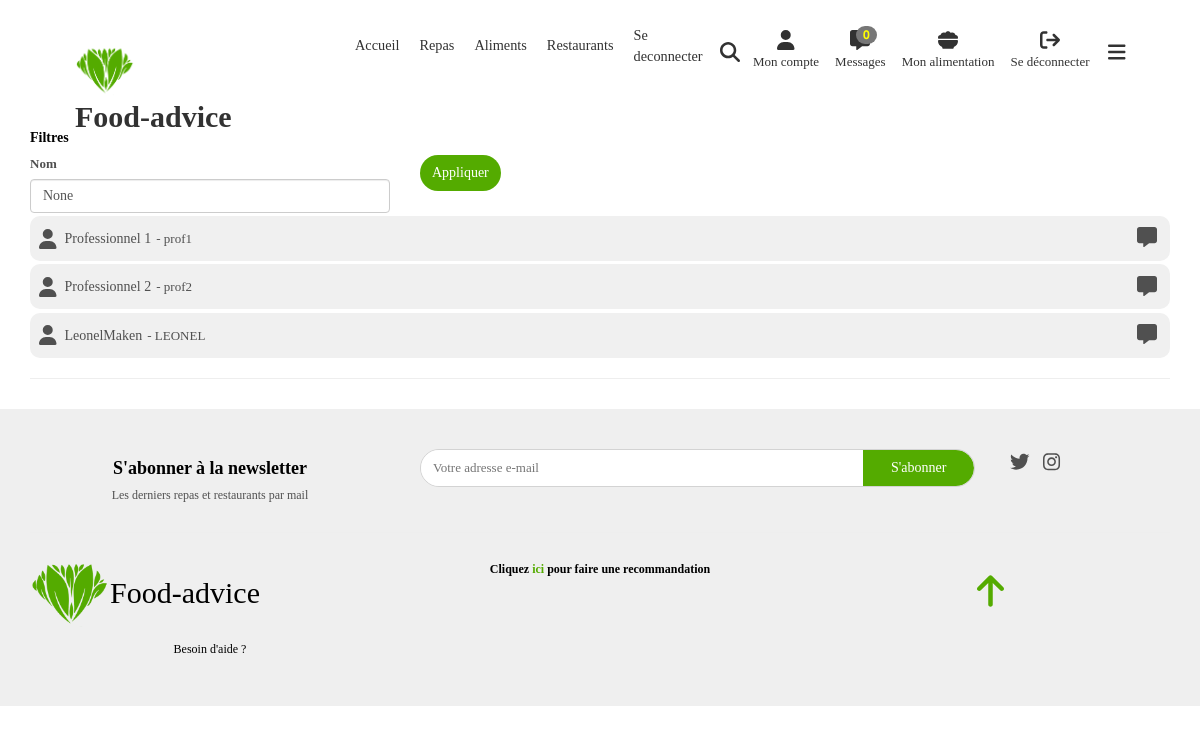
The app's page /professionnels (signed in) with its own data.
### app/models.py (models this page shows, shortened)
class Contributeur(models.Model):
    nom = models.CharField(max_length=50, verbose_name="Nom complet")
    nomUtilisateur = models.CharField(max_length=30, verbose_name="Nom d'utilisateur", unique=True)
    motDePasse = models.CharField(max_length=255, verbose_name="Mot de passe")
    email = models.CharField(max_length=255, null=True, blank=True, verbose_name="Adresse email")
    professionnelSante = models.BooleanField(default=False, verbose_name="Professionnel de la santé")
    """
        Retourne les contributeurs professionels
    """
    @staticmethod
    def professionnels():
        return Contributeur.objects.filter(professionnelSante=True)
    """
        Nombre total de messages non lus par le contributeur, toutes les conversations confonfues
    """

### app/views_account.py (the view)
# urls.py: path("professionnels", views_account.professionalsList, name="professionals-list"),
def professionalsList(request):
    nom = request_get(request, "nom")
    if nom != None:
        professionnels = Contributeur.objects.filter(professionnelSante=True, nom__contains=nom)
    else:
        professionnels = Contributeur.professionnels
    return render(request,template_name="account/professionals-list.html", context={
        "professionnels":professionnels,
        "nom": nom
    })

### app/custom_tags_filters.py (called while the page is built)
@register.simple_tag
def css(filePath):
    return mark_safe('<link rel="stylesheet" type="text/css" href="'+settings.STATIC_URL+filePath+'"/>')

@register.simple_tag
def js(filePath):
    return mark_safe('<script type="text/javascript" src="'+settings.STATIC_URL+filePath+'"></script>')

### app/user_session.py (called while the page is built)
def isUserConnected(session):
    return session.__contains__("user_id")

def getUser(session):
    if isUserConnected(session):
        try:
            return Contributeur.objects.get(id=session["user_id"])
        except Contributeur.DoesNotExist:
            disconnectUser(session)
            return None
    else:
        return None

### app/views.py (called while the page is built)
def request_get(request, key):
    return  request.POST.get(key) if request.method == "POST" else request.GET.get(key)

### context_processors.py (called while the page is built)
def globals(request):
    return {
        'appUser':getUser(request.session)
    }

### templates/account/professionals-list.html (shortened to what this page needs)
{% extends 'base.html' %}
{% block body %}
<div class="container mt-2" id="list">
    <h5 class="title">Filtres</h5>
    <div id="filtres" class="row">
        <div class="col-12 col-md-4">
            <label>Nom </label>
            <input type="text" id="filtre-nom"class="form-control"placeholder="Nom du professionnel" value="{{ nom }}">
        </div>
        <div class="col-12 col-md-1 d-flex align-items-end">
            <button class="btn btn-primary" onclick="filter()">Appliquer</button>
        </div>
    </div>
    <div id="elements" class="mt-3">
        {% include "load/professionals.html" with professionals=professionals %}
    </div>
    <hr>
</div>
{% endblock %}

### templates/macros/_professionnal-little-presentation.html
<div class="professional-little-presentation col-12" data-aos="zoom-in">
    <a class="name" href="{% url "contributor" professionnel.nomUtilisateur %}">
        <i class="fas fa-user icon"></i>
        <h5 class="">{{ professionnel.nom }}</h5>
        <h6 class="nom-utilisateur"> - {{ professionnel.nomUtilisateur }}</h6>
    </a>
    <div class="btns">
        <i class="fas fa-message icon send-message-btn" onclick="openChat(0, {{ professionnel.id }}, '{{ professionnel.nom }}')"></i>
    </div>
</div>

### static/css/main.css (style rules this page uses)
a { text-decoration: none; color: inherit; cursor: pointer; }
.btn { border-radius: 20px; padding: 8px 12px !important; border: none; }
.btn-primary { background: #54ab00; }
body { font-size: 13px; color: #505050; margin: 0; padding: 0; overflow-x: hidden; width: 100% !important; font-family: "century gothic"; }
.title { font-family: "mayeka"; font-weight: bold; color: black; }
.icon { cursor: pointer; transition: all .2s ease; }
.professional-little-presentation { margin: 3px 0; padding: 5px; background: #f0f0f0; transition: all 0.2s ease !important; display: flex; align-items: center; border-radius: 10px; justify-content: space-between; }
.professional-little-presentation .name { display: flex; align-items: center; }
.professional-little-presentation .icon { font-size: 20px; margin: 0 8px 0 4px; }
.professional-little-presentation .nom-utilisateur { color: gray; font-size: 13px; margin-left: 5px; color: inherit; }

### records on screen
Contributeur: nom "Professionnel 1", nomUtilisateur "prof1"
Contributeur: nom "Professionnel 2", nomUtilisateur "prof2"
Contributeur: nom "LeonelMaken", nomUtilisateur "LEONEL"
